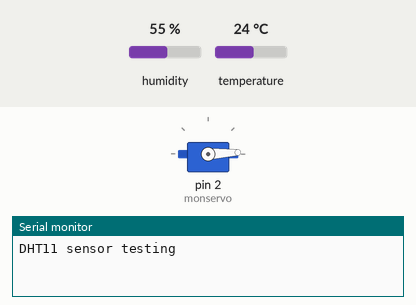
This sketch was run on a simulated Arduino Uno, built with avr-gcc and run on an emulated ATmega328P. Parts: servo, the last lines printed to the serial monitor. Inputs (shaded band) come from the test bench; at power-on: humidity 55 %, temperature 24 °C.

Above: at 0.05 s.
At 0.9 s:
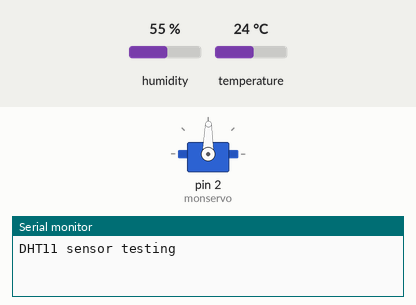
At 1.75 s:
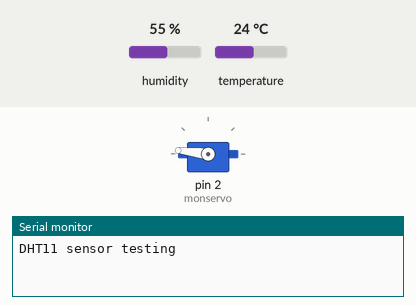
At 3.45 s:
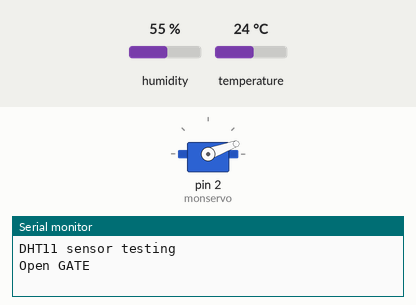
Timing chart, 0 to 7.4 s (numbered marks = the images above):
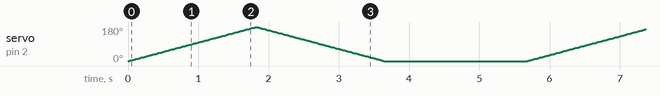

The sketch:

projet_brak.ino
```cpp
#include <DHT.h>
#include <Servo.h>
//Constants
#define DHTPIN 5     // what pin we're connected to
#define DHTTYPE DHT11   // DHT11

DHT dht(DHTPIN, DHTTYPE); // Initialize DHT sensor for normal 16mhz Arduino

//Variables
float hum;  //Stores humidity value
float temp; //Stores temperature value
int DC=8;


Servo monservo;  // crée l’objet pour contrôler le servomoteur


void setup()
{
  //Initialize serial port
  Serial.begin(9600);
  pinMode(DC,OUTPUT);
  Serial.println("DHT11 sensor testing");

  //Initialize the DHT sensor
  dht.begin();


    monservo.attach(2);  // utilise la broche 9 pour le contrôle du servomoteur
}

void loop()
{

for (int pos = 0; pos <= 180; pos += 1) { // goes from 0 degrees to 180 degrees
    // in steps of 1 degree
    monservo.write(pos);              // tell servo to go to position in variable 'pos'
    delay(10);                       // waits 15ms for the servo to reach the position

  }

  Serial.println("Open GATE");
  for (int pos = 180; pos >= 0; pos -= 1) { // goes from 180 degrees to 0 degrees
    monservo.write(pos);              // tell servo to go to position in variable 'pos'
    delay(10);                       // waits 15ms for the servo to reach the position
  }
      Serial.println("Closed GATE");

    //Read data and store it to variables hum and temp
    hum = dht.readHumidity();
    temp= dht.readTemperature();

    Serial.print("Celsius = ");
    Serial.print(temp);
    //Print degree symbol
    Serial.println("C");

    if(temp >= 20){
    digitalWrite(DC,HIGH);
  } else {

    digitalWrite(DC,LOW);


  }
    delay(2000);

}
```
